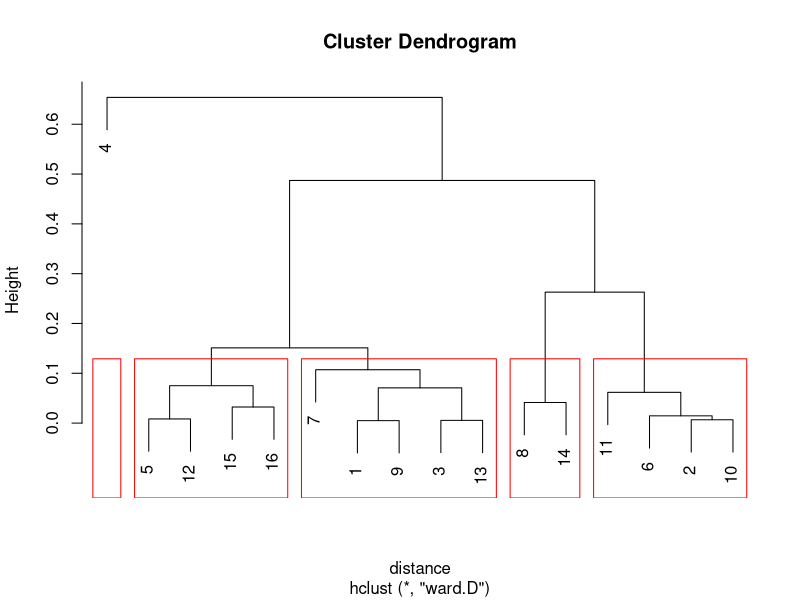

The R script that drew this image:
### Quiz 4 - Solution ###

#1. Load the data
Class = read.csv("Coords.csv", header=TRUE)

#7. Compute distances
distance = dist(Class, method = "manhattan")

#8. Hierarchical clustering
clusterIntensity = hclust(distance, method="ward")

#9. Plot the dendrogram
plot(clusterIntensity)

#10. Select 5 clusters
rect.hclust(clusterIntensity, k = 5, border = "red")

#15. Let's use KMC. Specify number of clusters
k = 5

#16. Run k-means
set.seed(1)
KMC = kmeans(Class[,2:3], centers = k, iter.max = 1000)
str(KMC)

#17. Extract clusters
Class$Cluster = KMC$cluster
Centers = as.data.frame(KMC$centers)
Class$Lat_Center = 0L
Class$Long_Center = 0L
Class$DistCenter = 0L
Tag = 1:nrow(Class)

Class = cbind(Tag,Class[,1:(ncol(Class))])
# Assign Centers
for (irow in 1:nrow(Class)){
  Clust = Class$Cluster[irow]
  Class$Lat_Center[irow] = Centers$Lat[Clust]
  Class$Long_Center[irow] = Centers$Lon[Clust]
  
  Class$DistCenter[irow]=round((((Class$Lat_Center[irow]-Class$Lat[irow])*6371)^2+((Class$Long_Center[irow]-Class$Long[irow])*6371)^2)^0.5,2)
  
}

write.csv(Class, file = "Case_2_Quiz.csv", row.names = FALSE)
